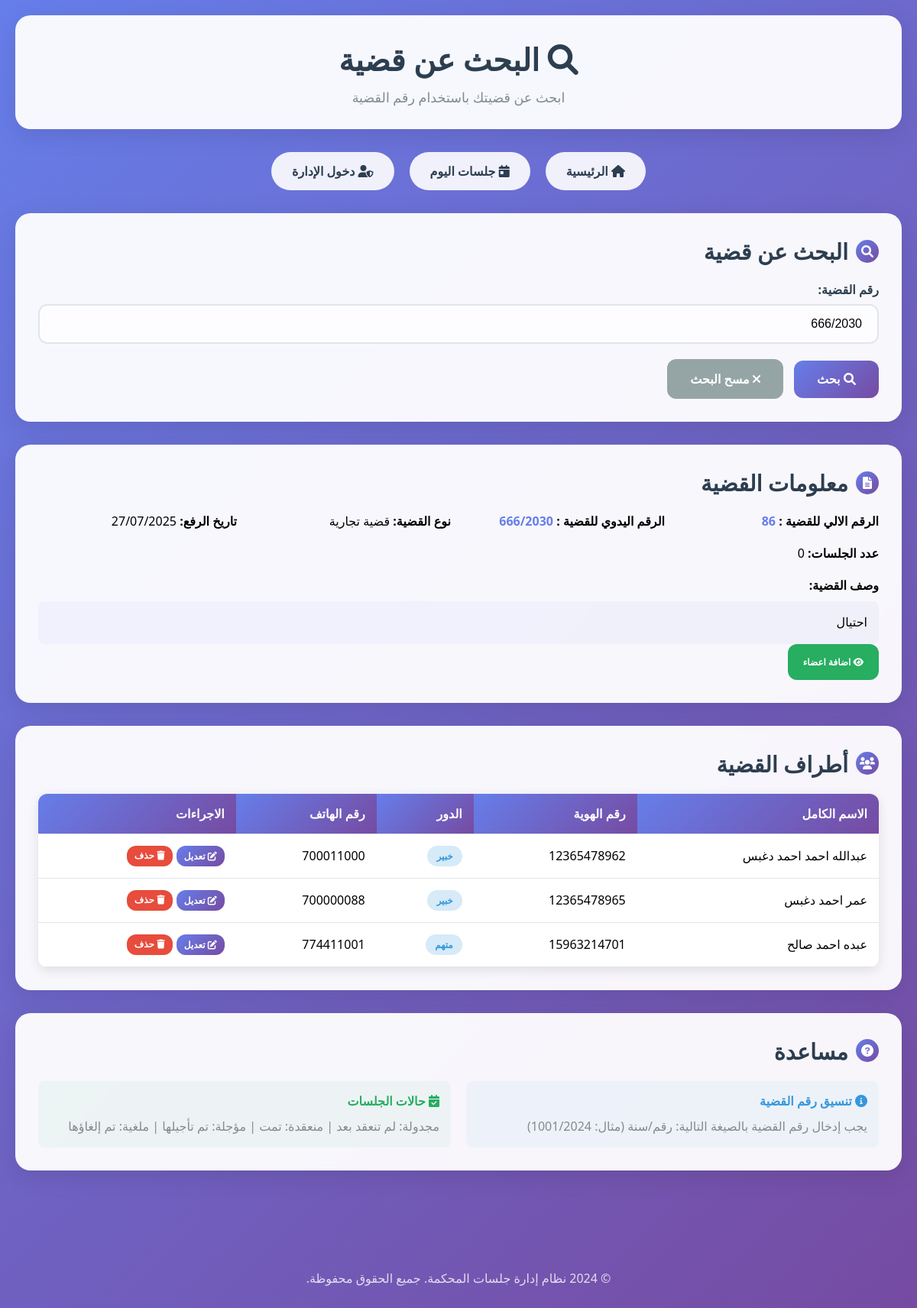
The app's page /admin/search_admin.php?case_number=666/2030 (signed in) with its own data.
### tables this page shows
CREATE TABLE IF NOT EXISTS `cases` (
  `case_id` int(11) NOT NULL AUTO_INCREMENT,
  `case_number` varchar(50) NOT NULL,
  `case_type` varchar(100) NOT NULL,
  `filing_date` date NOT NULL,
  `description` text,
  `created_at` timestamp NULL DEFAULT CURRENT_TIMESTAMP,
  `updated_at` timestamp NULL DEFAULT CURRENT_TIMESTAMP ON UPDATE CURRENT_TIMESTAMP,
  `pdf_file` varchar(255) DEFAULT NULL,
  PRIMARY KEY (`case_id`),
  UNIQUE KEY `case_number` (`case_number`)
);

CREATE TABLE IF NOT EXISTS `case_litigants` (
  `case_id` int(11) NOT NULL,
  `litigant_id` int(11) NOT NULL,
  `role` varchar(50) NOT NULL,
  `created_at` timestamp NULL DEFAULT CURRENT_TIMESTAMP,
  PRIMARY KEY (`case_id`,`litigant_id`),
  KEY `litigant_id` (`litigant_id`)
);

CREATE TABLE IF NOT EXISTS `litigants` (
  `litigant_id` int(11) NOT NULL AUTO_INCREMENT,
  `full_name` varchar(255) NOT NULL,
  `id_number` varchar(50) DEFAULT NULL,
  `address` varchar(255) DEFAULT NULL,
  `phone_number` varchar(20) DEFAULT NULL,
  `created_at` timestamp NULL DEFAULT CURRENT_TIMESTAMP,
  `updated_at` timestamp NULL DEFAULT CURRENT_TIMESTAMP ON UPDATE CURRENT_TIMESTAMP,
  `case_id` int(10) NOT NULL,
  PRIMARY KEY (`litigant_id`),
  UNIQUE KEY `id_number` (`id_number`)
);

### config/database.php (called while the page is built, shortened)
<?php
function sanitizeInput($data) {
    $data = trim($data);
    $data = stripslashes($data);
    $data = htmlspecialchars($data);
    return $data;
}
function validateCaseNumber($case_number) {
    return preg_match('/^[0-9]+\/[0-9]+$/', $case_number);
}
function formatDate($date, $format = 'Y-m-d') {
    try {
        $dateObj = new DateTime($date);
        return $dateObj->format($format);
    } catch (Exception $e) {
        return $date;
    }
}
?>

### admin/search_admin.php (the view, shortened to what this page needs)
<?php
require_once '../config/database.php';
$search_result = null;
$case_number = '';
if (isset($_GET['case_number']) && !empty($_GET['case_number'])) {
    $case_number = sanitizeInput($_GET['case_number']);
    if (validateCaseNumber($case_number)) {
        try {
            $conn = getDBConnection();
            $case_query = "SELECT c.*,
                                  COUNT(s.session_id) as total_sessions,
                                  MAX(s.session_date) as last_session_date
                           FROM cases c
                           LEFT JOIN sessions s ON c.case_id = s.case_id
                           WHERE c.case_number = :case_number
                           GROUP BY c.case_id";
            $case_stmt = $conn->prepare($case_query);
            $case_stmt->bindParam(':case_number', $case_number);
            $case_stmt->execute();
            $case_data = $case_stmt->fetch();
            if ($case_data) {
                $sessions_query = "SELECT s.*, c.case_number
                                  FROM sessions s
                                  JOIN cases c ON s.case_id = c.case_id
                                  WHERE c.case_number = :case_number
                                  ORDER BY s.session_date DESC, s.session_time DESC";
                $sessions_stmt = $conn->prepare($sessions_query);
                $sessions_stmt->bindParam(':case_number', $case_number);
                $sessions_stmt->execute();
                $sessions_data = $sessions_stmt->fetchAll();
                $litigants_query = "SELECT l.*, cl.role
                                   FROM litigants l
                                   JOIN case_litigants cl ON l.litigant_id = cl.litigant_id
                                   JOIN cases c ON cl.case_id = c.case_id
                                   WHERE c.case_number = :case_number";
                $litigants_stmt = $conn->prepare($litigants_query);
                $litigants_stmt->bindParam(':case_number', $case_number);
                $litigants_stmt->execute();
                $litigants_data = $litigants_stmt->fetchAll();
                $search_result = [
                    'case' => $case_data,
                    'sessions' => $sessions_data,
                    'litigants' => $litigants_data
                ];
            } else {
                $error_message = 'لم يتم العثور على قضية بهذا الرقم';
            }
        } catch (PDOException $e) {
            $error_message = 'حدث خطأ في البحث. يرجى المحاولة مرة أخرى.';
        }
    } else {
        $error_message = 'رقم القضية غير صحيح. يرجى إدخال الرقم بالصيغة الصحيحة (مثال: 1001/2024)';
    }
}
?>
<!DOCTYPE html>
<html lang="ar" dir="rtl">
<head>
    <link rel="stylesheet" href="assets/css/style.css">
    <link rel="stylesheet" href="https://cdnjs.cloudflare.com/ajax/libs/font-awesome/6.0.0/css/all.min.css">
</head>
<body>
    <div class="container">
        <header class="header fade-in">
            <h1><i class="fas fa-search"></i> البحث عن قضية</h1>
            <p>ابحث عن قضيتك باستخدام رقم القضية</p>
        </header>
        <nav class="nav fade-in">
            <a href="index.php" class="nav-link">
                <i class="fas fa-home"></i> الرئيسية
            </a>
            <a href="today_sessions.php" class="nav-link">
                <i class="fas fa-calendar-day"></i> جلسات اليوم
            </a>
               <?php
   if (isset($_SESSION['admin_logged_in'])) {
?>
            <a href="login.php" class="nav-link">
                <i class="fas fa-user-shield"></i> دخول الإدارة
            </a>
           <?php
        }
        ?>
        </nav>
        <div class="card fade-in">
            <h2>
                <span class="card-icon">
                    <i class="fas fa-search"></i>
                </span>
                البحث عن قضية
            </h2>
            <form method="GET" class="search-form">
                <div class="form-group">
                    <label for="case_number">رقم القضية:</label>
                    <input type="text"
                           id="case_number"
                           name="case_number"
                           class="form-control"
                           placeholder="مثال: 1001/2024"
                           value="<?php echo htmlspecialchars($case_number); ?>"
                           pattern="[0-9]+/[0-9]+"
                           title="يرجى إدخال رقم القضية بالصيغة الصحيحة (مثال: 1001/2024)"
                           required>
                </div>
                <button type="submit" class="btn btn-primary">
                    <i class="fas fa-search"></i> بحث
                </button>
                <?php if (!empty($case_number)): ?>
                <a href="search.php" class="btn btn-secondary" style="margin-right: 10px;">
                    <i class="fas fa-times"></i> مسح البحث
                </a>
                <?php endif; ?>
            </form>
        </div>
        <?php if ($search_result): ?>
        <div class="card fade-in">
            <h2>
                <span class="card-icon">
                    <i class="fas fa-file-alt"></i>
                </span>
                معلومات القضية
            </h2>
            <div style="display: grid; grid-template-columns: repeat(auto-fit, minmax(250px, 1fr)); gap: 20px; margin-top: 20px;">
                <div>
                    <strong>الرقم الالي للقضية :</strong>
                    <span style="color: #667eea; font-weight: bold;"><?php echo htmlspecialchars($search_result['case']['case_id']); ?></span>
                </div>
                 <div>
                    <strong>الرقم اليدوي للقضية :</strong>
                    <span style="color: #667eea; font-weight: bold;"><?php echo htmlspecialchars($search_result['case']['case_number']); ?></span>
                </div>
                <div>
                    <strong>نوع القضية:</strong>
                    <?php echo htmlspecialchars($search_result['case']['case_type']); ?>
                </div>
                <div>
                    <strong>تاريخ الرفع:</strong>
                    <?php echo formatDate($search_result['case']['filing_date'], 'd/m/Y'); ?>
                </div>
                <div>
                    <strong>عدد الجلسات:</strong>
                    <?php echo $search_result['case']['total_sessions']; ?>
                </div>
            </div>
            <?php if (!empty($search_result['case']['description'])): ?>
            <div style="margin-top: 20px;">
                <strong>وصف القضية:</strong>
                <p style="margin-top: 10px; padding: 15px; background: rgba(102, 126, 234, 0.05); border-radius: 8px; line-height: 1.6;">
                    <?php echo htmlspecialchars($search_result['case']['description']); ?>
                </p>
            </div>
               <a href="manage_litigants.php?case_number=<?php
              $casenumber=htmlspecialchars($search_result['case']['case_number']);
              echo htmlspecialchars($casenumber); ?>&case_id=<?php
              $caseid=htmlspecialchars($search_result['case']['case_id']);
              echo htmlspecialchars($caseid); ?>&action=add"
                                       class="btn btn-success"
                                       style="padding: 15px 20px; font-size: 12px;"
                                       target="_blank">
                                        <i class="fas fa-eye"></i> اضافة اعضاء
                                    </a>
            <?php endif; ?>
        </div>
        <?php if (!empty($search_result['litigants'])): ?>
        <div class="card fade-in">
            <h2>
                <span class="card-icon">
                    <i class="fas fa-users"></i>
                </span>
                أطراف القضية
            </h2>
            <div class="table-responsive">
                <table class="table">
                    <thead>
                        <tr>
                            <th>الاسم الكامل</th>
                            <th>رقم الهوية</th>
                            <th>الدور</th>
                            <th>رقم الهاتف</th>
                            <th>الاجراءات </th>
                        </tr>
                    </thead>
                    <tbody>
                        <?php foreach ($search_result['litigants'] as $litigant): ?>
                        <tr>
                            <td><?php echo htmlspecialchars($litigant['full_name']); ?></td>
                            <td><?php echo htmlspecialchars($litigant['id_number']); ?></td>
                            <td>
                                <span class="status-badge status-scheduled">
                                    <?php echo htmlspecialchars($litigant['role']); ?>
                                </span>
                            </td>
                            <td><?php echo htmlspecialchars(isset($litigant['phone_number']) ? $litigant['phone_number'] : 'غير محدد'); ?></td>
                           <td>
                                <div style="display: flex; gap: 5px; flex-wrap: wrap;">
                                    <a href="manage_litigants.php?action=edit&id=<?php echo $litigant['litigant_id']; ?>&case_number=<?php echo $casenumber;?>&case_id=<?php echo $caseid;?>"
                                       class="btn btn-primary"
                                       style="padding: 5px 10px; font-size: 12px;">
                                        <i class="fas fa-edit"></i> تعديل
                                    </a>
                                    <button onclick="deleteLitigant(<?php echo $litigant['litigant_id']; ?>, '<?php echo htmlspecialchars($litigant['full_name']); ?>')"
                                            class="btn btn-danger"
                                            style="padding: 5px 10px; font-size: 12px;">
                                        <i class="fas fa-trash"></i> حذف
                                    </button>
                                </div>
                            </td>
                        </tr>
                        <?php endforeach; ?>
                    </tbody>
                </table>
            </div>
        </div>
        <?php endif; ?>
        <?php endif; ?>
        <div class="card fade-in">
            <h2>
                <span class="card-icon">
                    <i class="fas fa-question-circle"></i>
                </span>
                مساعدة
            </h2>
            <div style="display: grid; grid-template-columns: repeat(auto-fit, minmax(250px, 1fr)); gap: 20px; margin-top: 20px;">
                <div style="padding: 15px; background: rgba(52, 152, 219, 0.05); border-radius: 8px;">
                    <h4 style="color: #3498db; margin-bottom: 10px;">
                        <i class="fas fa-info-circle"></i> تنسيق رقم القضية
                    </h4>
                    <p style="color: #7f8c8d; line-height: 1.6;">
                        يجب إدخال رقم القضية بالصيغة التالية: رقم/سنة (مثال: 1001/2024)
                    </p>
                </div>
                <div style="padding: 15px; background: rgba(39, 174, 96, 0.05); border-radius: 8px;">
                    <h4 style="color: #27ae60; margin-bottom: 10px;">
                        <i class="fas fa-calendar-check"></i> حالات الجلسات
                    </h4>
                    <p style="color: #7f8c8d; line-height: 1.6;">
                        مجدولة: لم تنعقد بعد | منعقدة: تمت | مؤجلة: تم تأجيلها | ملغية: تم إلغاؤها
                    </p>
                </div>
            </div>
        </div>
    </div>
    <footer style="text-align: center; padding: 30px; color: rgba(255, 255, 255, 0.8); margin-top: 50px;">
        <p>&copy; 2024 نظام إدارة جلسات المحكمة. جميع الحقوق محفوظة.</p>
    </footer>
</body>
</html>

### admin/assets/css/style.css (style rules this page uses)
* { margin: 0; padding: 0; box-sizing: border-box; }
body { font-family: 'Segoe UI', Tahoma, Geneva, Verdana, sans-serif; background: linear-gradient(135deg, #667eea 0%, #764ba2 100%); min-height: 100vh; direction: rtl; text-align: right; }
.container { max-width: 1200px; margin: 0 auto; padding: 20px; }
.header { background: rgba(255, 255, 255, 0.95); backdrop-filter: blur(10px); box-shadow: 0 8px 32px rgba(0, 0, 0, 0.1); border-radius: 20px; margin-bottom: 30px; padding: 30px; text-align: center; }
.header h1 { color: #2c3e50; font-size: 2.5rem; margin-bottom: 10px; font-weight: 700; }
.header p { color: #7f8c8d; font-size: 1.1rem; }
.card { background: rgba(255, 255, 255, 0.95); backdrop-filter: blur(10px); border-radius: 20px; padding: 30px; margin-bottom: 30px; box-shadow: 0 8px 32px rgba(0, 0, 0, 0.1); transition: transform 0.3s ease, box-shadow 0.3s ease; }
.card h2 { color: #2c3e50; font-size: 1.8rem; margin-bottom: 20px; display: flex; align-items: center; gap: 10px; }
.card-icon { width: 30px; height: 30px; background: linear-gradient(135deg, #667eea 0%, #764ba2 100%); border-radius: 50%; display: flex; align-items: center; justify-content: center; color: white; font-size: 16px; }
.form-group { margin-bottom: 20px; }
.form-group label { display: block; margin-bottom: 8px; color: #2c3e50; font-weight: 600; }
.form-control { width: 100%; padding: 15px 20px; border: 2px solid #e0e6ed; border-radius: 12px; font-size: 16px; transition: all 0.3s ease; background: rgba(255, 255, 255, 0.8); }
.btn { display: inline-block; padding: 15px 30px; border: none; border-radius: 12px; font-size: 16px; font-weight: 600; text-decoration: none; cursor: pointer; transition: all 0.3s ease; text-align: center; }
.btn-primary { background: linear-gradient(135deg, #667eea 0%, #764ba2 100%); color: white; }
.btn-secondary { background: #95a5a6; color: white; }
.btn-success { background: #27ae60; color: white; }
.btn-danger { background: #e74c3c; color: white; }
.nav { display: flex; gap: 20px; justify-content: center; margin-bottom: 30px; flex-wrap: wrap; }
.nav-link { padding: 12px 25px; background: rgba(255, 255, 255, 0.9); color: #2c3e50; text-decoration: none; border-radius: 25px; font-weight: 600; transition: all 0.3s ease; border: 2px solid transparent; }
.table { width: 100%; border-collapse: collapse; margin-top: 20px; background: white; border-radius: 12px; overflow: hidden; box-shadow: 0 4px 15px rgba(0, 0, 0, 0.1); }
.table th, .table td { padding: 15px; text-align: right; border-bottom: 1px solid #e0e6ed; }
.table th { background: linear-gradient(135deg, #667eea 0%, #764ba2 100%); color: white; font-weight: 600; }
.fade-in { animation: fadeIn 0.5s ease-in; }
.status-badge { display: inline-block; padding: 5px 12px; border-radius: 20px; font-size: 12px; font-weight: 600; text-transform: uppercase; }
.status-scheduled { background: rgba(52, 152, 219, 0.2); color: #3498db; }

### records on screen
cases: case_id "86", case_number "666/2030", case_type "قضية تجارية", filing_date "27/07/2025", description "احتيال"
case_litigants: litigant.full_name "عبدالله احمد احمد دغبس", litigant.id_number "12365478962", role "خبير", litigant.phone_number "700011000"
case_litigants: litigant.full_name "عمر احمد دغبس", litigant.id_number "12365478965", role "خبير", litigant.phone_number "700000088"
case_litigants: litigant.full_name "عبده احمد صالح", litigant.id_number "15963214701", role "متهم", litigant.phone_number "774411001"

### other values on screen
$search_result['case']['total_sessions'] "0"
